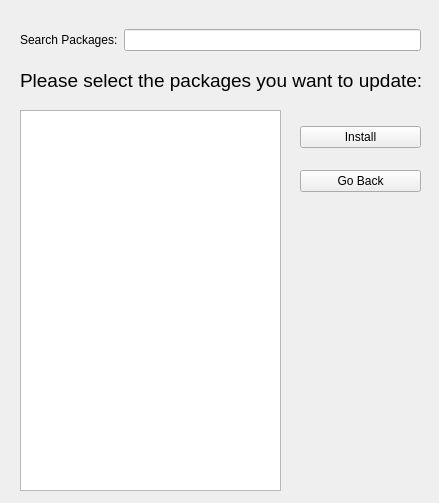
<?xml version="1.0" encoding="UTF-8"?>
<ui version="4.0">
 <class>Form</class>
 <widget class="QWidget" name="Form">
  <property name="geometry">
   <rect>
    <x>0</x>
    <y>0</y>
    <width>439</width>
    <height>503</height>
   </rect>
  </property>
  <property name="windowTitle">
   <string>Install Packages</string>
  </property>
  <widget class="QWidget" name="verticalLayoutWidget">
   <property name="geometry">
    <rect>
     <x>300</x>
     <y>110</y>
     <width>121</width>
     <height>98</height>
    </rect>
   </property>
   <layout class="QVBoxLayout" name="verticalLayout">
    <item>
     <widget class="QPushButton" name="btnInstall">
      <property name="text">
       <string>Install</string>
      </property>
     </widget>
    </item>
    <item>
     <widget class="QPushButton" name="btnBack">
      <property name="text">
       <string>Go Back</string>
      </property>
     </widget>
    </item>
   </layout>
  </widget>
  <widget class="QListWidget" name="listWidget">
   <property name="geometry">
    <rect>
     <x>20</x>
     <y>110</y>
     <width>261</width>
     <height>381</height>
    </rect>
   </property>
   <property name="selectionMode">
    <enum>QAbstractItemView::MultiSelection</enum>
   </property>
  </widget>
  <widget class="QLabel" name="label">
   <property name="geometry">
    <rect>
     <x>20</x>
     <y>70</y>
     <width>401</width>
     <height>21</height>
    </rect>
   </property>
   <property name="font">
    <font>
     <pointsize>14</pointsize>
    </font>
   </property>
   <property name="text">
    <string>Please select the packages you want to update:</string>
   </property>
  </widget>
  <widget class="QWidget" name="horizontalLayoutWidget">
   <property name="geometry">
    <rect>
     <x>20</x>
     <y>0</y>
     <width>401</width>
     <height>80</height>
    </rect>
   </property>
   <layout class="QHBoxLayout" name="horizontalLayout">
    <item>
     <widget class="QLabel" name="label_2">
      <property name="text">
       <string>Search Packages:</string>
      </property>
     </widget>
    </item>
    <item>
     <widget class="QLineEdit" name="lineEdit"/>
    </item>
   </layout>
  </widget>
 </widget>
 <resources/>
 <connections/>
</ui>
